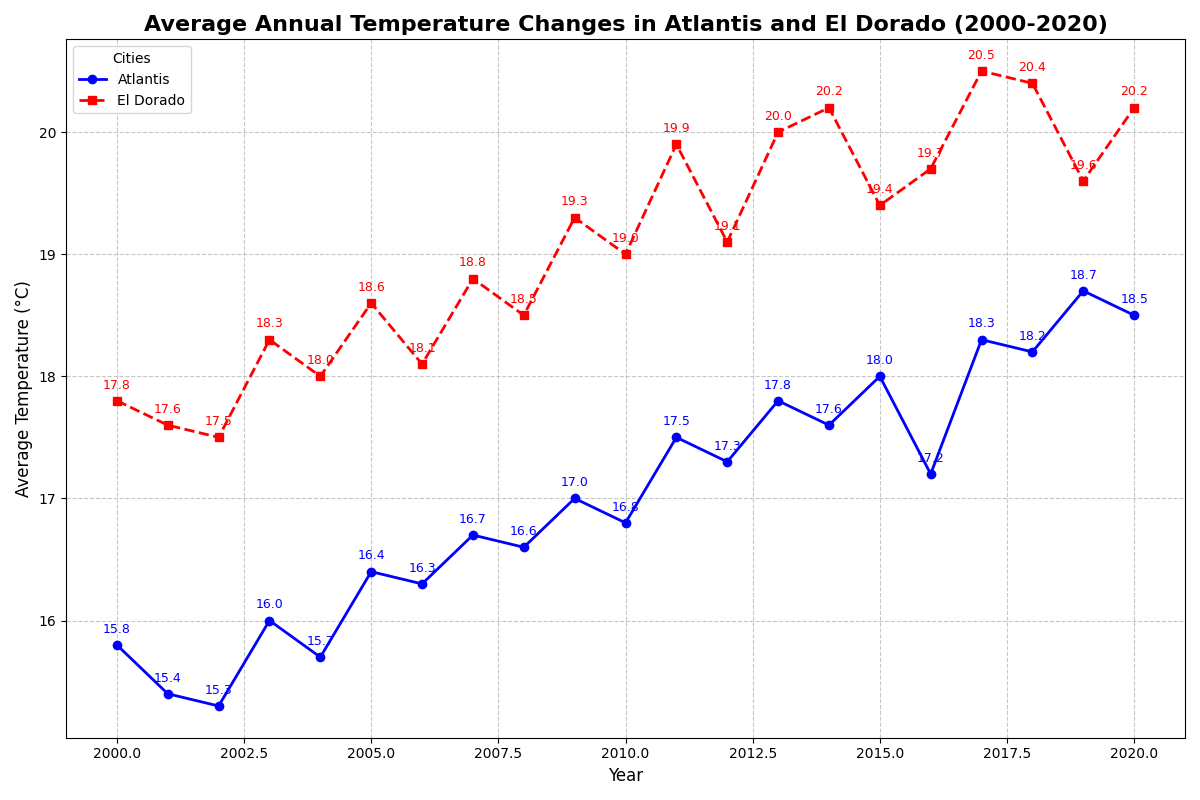

Recreate this plot in Python.
import matplotlib.pyplot as plt

# Years from 2000 to 2020
years = list(range(2000, 2021))

# Manually shuffled hypothetical average annual temperatures for Atlantis and El Dorado
temp_atlantis = [15.8, 15.4, 15.3, 16.0, 15.7, 16.4, 16.3, 16.7, 16.6, 17.0, 16.8, 17.5, 17.3, 17.8, 17.6, 18.0, 17.2, 18.3, 18.2, 18.7, 18.5]
temp_el_dorado = [17.8, 17.6, 17.5, 18.3, 18.0, 18.6, 18.1, 18.8, 18.5, 19.3, 19.0, 19.9, 19.1, 20.0, 20.2, 19.4, 19.7, 20.5, 20.4, 19.6, 20.2]

fig, ax = plt.subplots(figsize=(12, 8))

ax.plot(years, temp_atlantis, label='Atlantis', marker='o', linestyle='-', color='blue', linewidth=2)
ax.plot(years, temp_el_dorado, label='El Dorado', marker='s', linestyle='--', color='red', linewidth=2)

plt.title('Average Annual Temperature Changes in Atlantis and El Dorado (2000-2020)', fontsize=16, fontweight='bold')
plt.xlabel('Year', fontsize=12)
plt.ylabel('Average Temperature (°C)', fontsize=12)
plt.legend(title='Cities', fontsize=10)
plt.grid(True, linestyle='--', alpha=0.7)

for i, (atl_temp, eld_temp) in enumerate(zip(temp_atlantis, temp_el_dorado)):
    ax.text(years[i], atl_temp + 0.1, f'{atl_temp:.1f}', ha='center', fontsize=9, color='blue')
    ax.text(years[i], eld_temp + 0.1, f'{eld_temp:.1f}', ha='center', fontsize=9, color='red')

plt.tight_layout()
plt.show()
